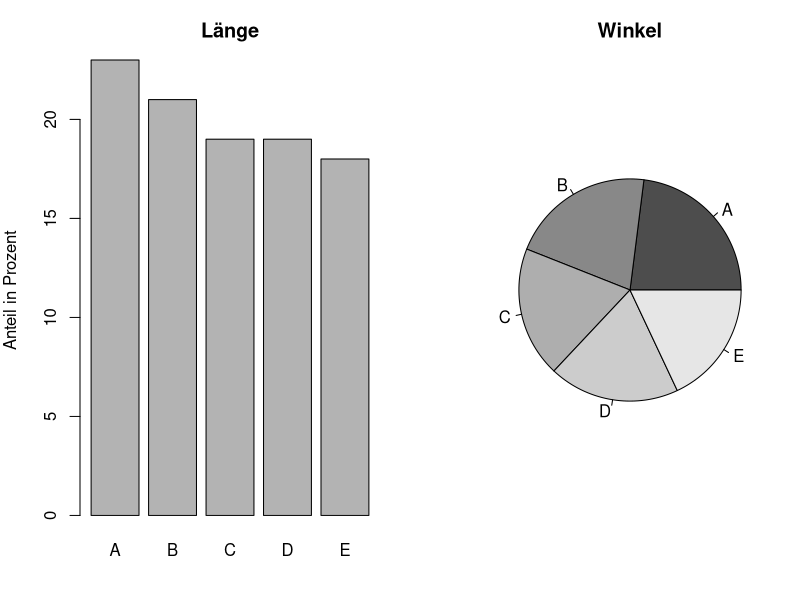
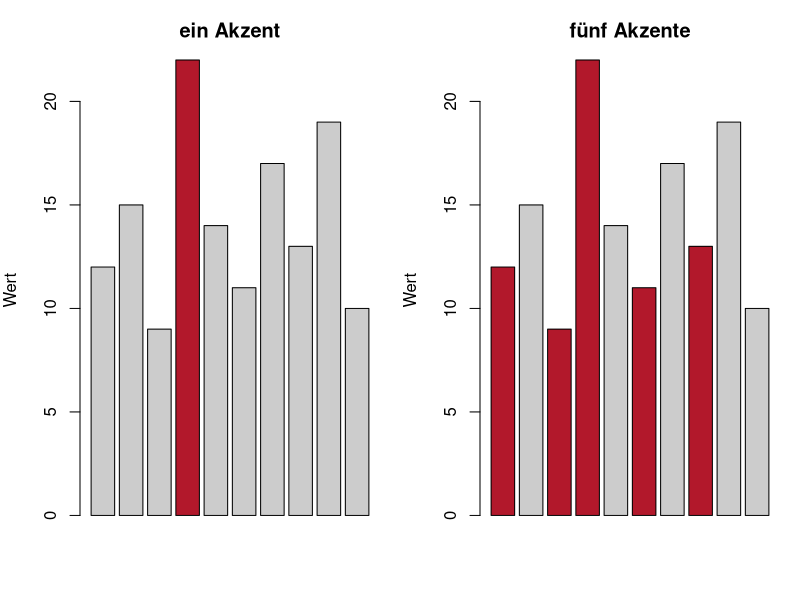

These figures' R source, in order:
## ---- chunk 1
#| label: setup-r
#| include: false
library(ggplot2)

theme_set(theme_minimal(base_size = 12))
## ---- chunk 2
#| label: fig-kanaele-r
#| fig-cap: "Dieselben Anteile als Länge und als Winkel. Links ist die Reihenfolge auf einen Blick lesbar, rechts nicht."
#| fig-height: 3.4
anteile <- data.frame(
  kategorie = c("A", "B", "C", "D", "E"),
  wert = c(23, 21, 19, 19, 18)
)

par(mfrow = c(1, 2), mar = c(4, 4, 3, 1))
barplot(anteile$wert, names.arg = anteile$kategorie, col = "grey70",
        ylab = "Anteil in Prozent", main = "Länge")
pie(anteile$wert, labels = anteile$kategorie, col = grey.colors(5),
    main = "Winkel")
par(mfrow = c(1, 1))
## ---- chunk 3
#| label: fig-hervorhebung-r
#| fig-cap: "Links ein Akzent unter vielen grauen Balken, rechts fünf Akzente. Rechts hebt nichts mehr hervor."
#| fig-height: 3.2
werte <- c(12, 15, 9, 22, 14, 11, 17, 13, 19, 10)
eine <- c(rep("grau", 3), "akzent", rep("grau", 6))
viele <- c("akzent", "grau", "akzent", "akzent", "grau", "akzent", "grau", "akzent", "grau", "grau")
farben <- function(x) ifelse(x == "akzent", "#b2182b", "grey80")

par(mfrow = c(1, 2), mar = c(4, 4, 3, 1))
barplot(werte, col = farben(eine), main = "ein Akzent", ylab = "Wert")
barplot(werte, col = farben(viele), main = "fünf Akzente", ylab = "Wert")
par(mfrow = c(1, 1))
